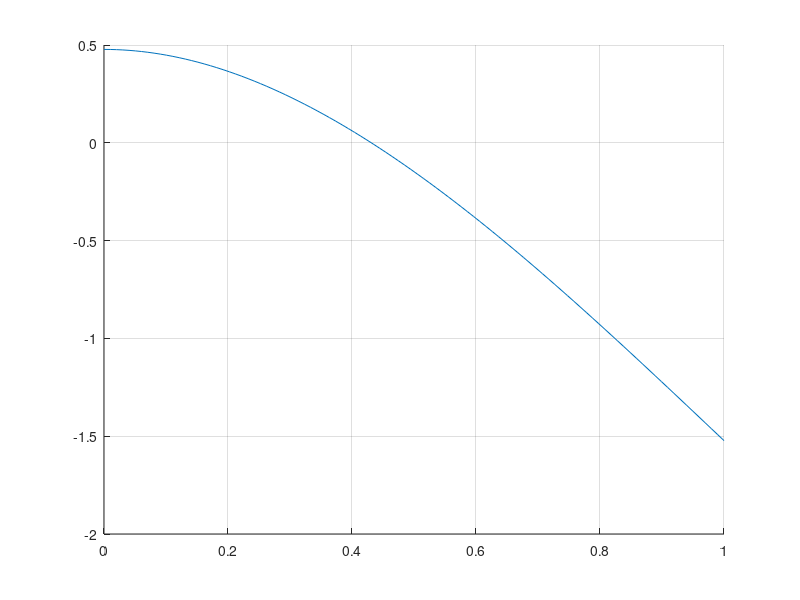

This figure's MATLAB source:
% Matlab initialization
close all;  % Closes all open plots
clear;      % Clears all variables from memory
clc;        % Clears the command window

% Problem parameters
R = 1;      % Radius
V = 0.5;    % Volume

%% Graph the problem
% Allows us to observe where and how many roots exist

% Initialize x array to be used for plotting. linspace(a,b,n) creates an
% array of n points between a and b
h = linspace(0,1,100); 

% compute the function at all points in x
for i = 1:length(h)
    y(i) = h(i)^3-3*R*h(i)^2+3/pi*V;
end

% Create the plot
figure();   % This forces matlab to create a new figure
hold on;    % by default matlab overwrites every plot its mades. This stops that behaviour
% create a line plot
plot(h,y)
grid on;    % enables grid lines on the plot
% Set x and y plot limits. Matlab sets these automatically otherwise
xlim([0,1]) 
